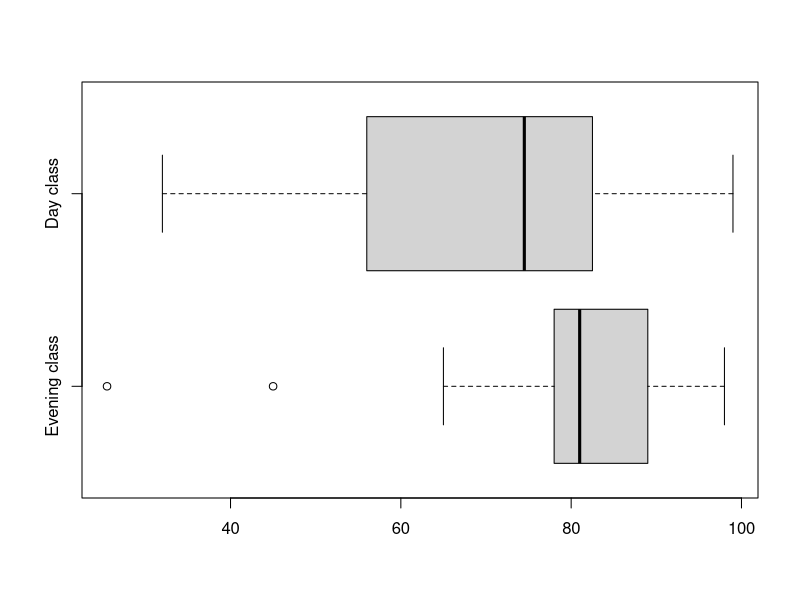

R code for this plot:



#a) Loading data for the classes and showing important attributes for the day class
###########################################################################################

dtest_score <- c(99,56,78,55.5,32,90,80,81,56,59,45,77,84.5,84,70,72,68,32,79,90)
summary(dtest_score)
#Evening class
ntest_score <- c(98,78,68,83,81,89,88,76,65,45,98,90,80,84.5,85,79,78,98,90,79,81,25.5)
summary(ntest_score)
###########################################################################################
#b) Outliers
###########################################################################################
# Get IQR for the day class
IQR <- IQR(dtest_score)
# Calculating max upper and min lower whisker reach
Tmin <- quantile(dtest_score, 0.25) -(1.5*IQR)
Tmax <- quantile(dtest_score, 0.75)+(1.5*IQR)
# Calculating the outliers 
dtest_score[which(dtest_score < max(Tmin,min(dtest_score)) | dtest_score > min(Tmax,max(dtest_score)))]

#For the evening class
eIQR <- IQR(ntest_score)
TNmin <- quantile(ntest_score, 0.25) -(1.5*eIQR)
TNmax <- quantile(ntest_score, 0.75)+(1.5*eIQR)
ntest_score[which(ntest_score < max(TNmin,min(ntest_score)) | ntest_score > min(TNmax,max(ntest_score)))]
###########################################################################################

#c)
###########################################################################################
boxplot(ntest_score, dtest_score,names = c("Evening class","Day class"),horizontal = TRUE)
###########################################################################################

